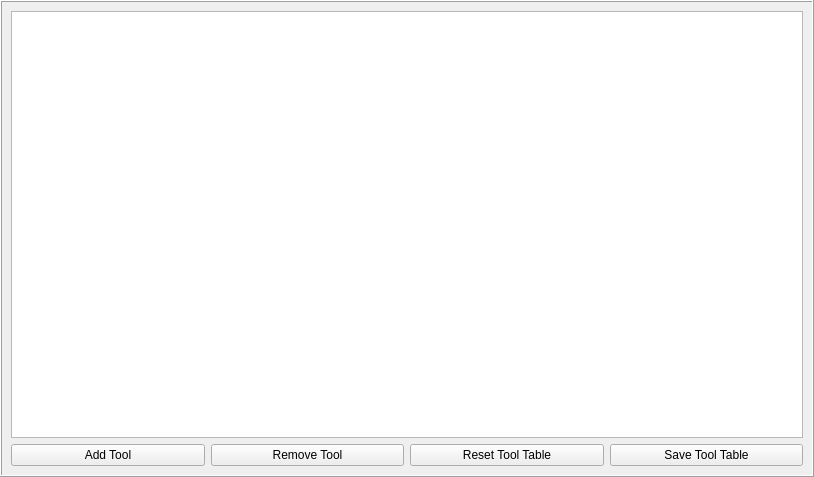
<?xml version="1.0" encoding="UTF-8"?>
<ui version="4.0">
 <class>Dialog</class>
 <widget class="QDialog" name="Dialog">
  <property name="geometry">
   <rect>
    <x>0</x>
    <y>0</y>
    <width>814</width>
    <height>477</height>
   </rect>
  </property>
  <property name="windowTitle">
   <string>Dialog</string>
  </property>
  <layout class="QVBoxLayout" name="verticalLayout">
   <property name="spacing">
    <number>0</number>
   </property>
   <property name="leftMargin">
    <number>0</number>
   </property>
   <property name="topMargin">
    <number>0</number>
   </property>
   <property name="rightMargin">
    <number>0</number>
   </property>
   <property name="bottomMargin">
    <number>0</number>
   </property>
   <item>
    <widget class="QFrame" name="frame">
     <property name="frameShape">
      <enum>QFrame::Box</enum>
     </property>
     <property name="frameShadow">
      <enum>QFrame::Raised</enum>
     </property>
     <layout class="QVBoxLayout" name="verticalLayout_2">
      <item>
       <widget class="ToolTable" name="tooltable">
        <property name="currentToolColor" stdset="0">
         <color>
          <red>255</red>
          <green>85</green>
          <blue>0</blue>
         </color>
        </property>
       </widget>
      </item>
      <item>
       <layout class="QHBoxLayout" name="horizontalLayout">
        <item>
         <widget class="QPushButton" name="pushButton_4">
          <property name="focusPolicy">
           <enum>Qt::NoFocus</enum>
          </property>
          <property name="text">
           <string>Add Tool</string>
          </property>
         </widget>
        </item>
        <item>
         <widget class="QPushButton" name="pushButton_3">
          <property name="focusPolicy">
           <enum>Qt::NoFocus</enum>
          </property>
          <property name="text">
           <string>Remove Tool</string>
          </property>
         </widget>
        </item>
        <item>
         <widget class="QPushButton" name="pushButton_2">
          <property name="focusPolicy">
           <enum>Qt::NoFocus</enum>
          </property>
          <property name="text">
           <string>Reset Tool Table</string>
          </property>
         </widget>
        </item>
        <item>
         <widget class="QPushButton" name="pushButton">
          <property name="focusPolicy">
           <enum>Qt::NoFocus</enum>
          </property>
          <property name="text">
           <string>Save Tool Table</string>
          </property>
         </widget>
        </item>
       </layout>
      </item>
     </layout>
    </widget>
   </item>
  </layout>
 </widget>
 <customwidgets>
  <customwidget>
   <class>ToolTable</class>
   <extends>QTableView</extends>
   <header>qtpyvcp.widgets.input_widgets.tool_table</header>
  </customwidget>
 </customwidgets>
 <resources/>
 <connections>
  <connection>
   <sender>pushButton_4</sender>
   <signal>clicked()</signal>
   <receiver>tooltable</receiver>
   <slot>addTool()</slot>
   <hints>
    <hint type="sourcelabel">
     <x>156</x>
     <y>442</y>
    </hint>
    <hint type="destinationlabel">
     <x>107</x>
     <y>392</y>
    </hint>
   </hints>
  </connection>
  <connection>
   <sender>pushButton_3</sender>
   <signal>clicked()</signal>
   <receiver>tooltable</receiver>
   <slot>deleteSelectedTool()</slot>
   <hints>
    <hint type="sourcelabel">
     <x>313</x>
     <y>445</y>
    </hint>
    <hint type="destinationlabel">
     <x>310</x>
     <y>384</y>
    </hint>
   </hints>
  </connection>
  <connection>
   <sender>pushButton_2</sender>
   <signal>clicked()</signal>
   <receiver>tooltable</receiver>
   <slot>loadToolTable()</slot>
   <hints>
    <hint type="sourcelabel">
     <x>516</x>
     <y>444</y>
    </hint>
    <hint type="destinationlabel">
     <x>501</x>
     <y>374</y>
    </hint>
   </hints>
  </connection>
  <connection>
   <sender>pushButton</sender>
   <signal>clicked()</signal>
   <receiver>tooltable</receiver>
   <slot>saveToolTable()</slot>
   <hints>
    <hint type="sourcelabel">
     <x>643</x>
     <y>447</y>
    </hint>
    <hint type="destinationlabel">
     <x>638</x>
     <y>325</y>
    </hint>
   </hints>
  </connection>
 </connections>
</ui>
